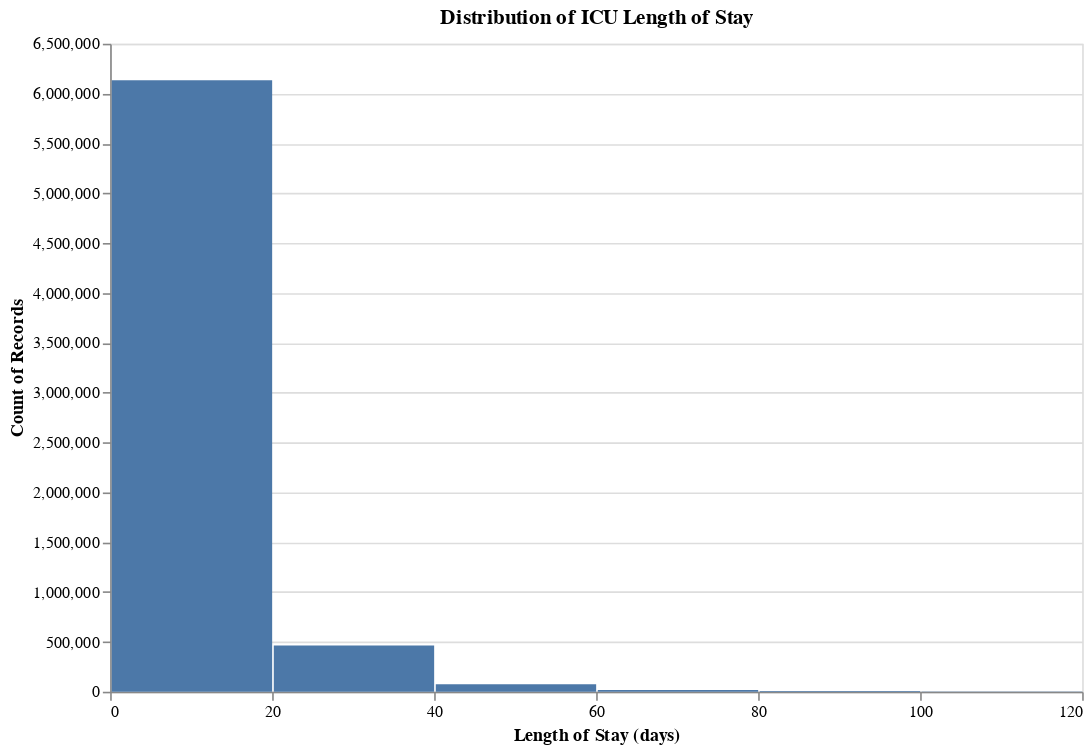

The notebook cell saved with this chart:
### Code cell
import altair as alt
import duckdb
import pyarrow.dataset as ds
import pyarrow as pa
import pyarrow.parquet as pq
import pandas as pd

alt.data_transformers.enable("vegafusion")

# Load the parquet files into DuckDB
duckdb.sql("INSTALL httpfs;")
duckdb.sql("LOAD httpfs;")

parquet_files = [
    'procedures_icd.parquet',
    'diagnoses_icd.parquet',
    'd_icd_procedures.parquet',
    'd_icd_diagnoses.parquet',
    'icu_icustays.parquet'
]

for pfile in parquet_files:
    duckdb.sql(f"CREATE VIEW {pfile.split('/')[-1].split('.')[0]} AS SELECT * FROM parquet_scan('{pfile}')")

# Query the data
df = duckdb.sql("""
SELECT 
    i.hadm_id,
    ROUND(i.los) AS los_days,
    dp.icd_code AS procedure_icd_code,
    dp.long_title AS procedure_description,
    dd.icd_code AS diagnosis_icd_code,  
    dd.long_title AS diagnosis_description
FROM icu_icustays i
LEFT JOIN procedures_icd p ON i.hadm_id = p.hadm_id
LEFT JOIN d_icd_procedures dp ON p.icd_code = dp.icd_code
LEFT JOIN diagnoses_icd d ON i.hadm_id = d.hadm_id
LEFT JOIN d_icd_diagnoses dd ON d.icd_code = dd.icd_code
""").df()

# Create the histogram
histogram = alt.Chart(df).mark_bar().encode(
    alt.X("los_days:Q", bin=True, title="Length of Stay (days)"),
    y='count()',
    # tooltip=['procedure_description', 'diagnosis_description']
).properties(
    title='Distribution of ICU Length of Stay',
    width=600,
    height=400
)

histogram

### Figure 1 — Vega specification as saved in the notebook (floating-point values rounded to 4 significant figures)
{"$schema": "https://vega.github.io/schema/vega/v5.json", "data": [{"name": "source_0", "values": [{"__count": 6132654, "bin_maxbins_10_los_days": 0.0, "bin_maxbins_10_los_days_end": 20.0}, {"__count": 464420, "bin_maxbins_10_los_days": 20.0, "bin_maxbins_10_los_days_end": 40.0}, {"__count": 74476, "bin_maxbins_10_los_days": 40.0, "bin_maxbins_10_los_days_end": 60.0}, {"__count": 6787, "bin_maxbins_10_los_days": 80.0, "bin_maxbins_10_los_days_end": 100.0}, {"__count": 16941, "bin_maxbins_10_los_days": 60.0, "bin_maxbins_10_los_days_end": 80.0}, {"__count": 2697, "bin_maxbins_10_los_days": 100.0, "bin_maxbins_10_los_days_end": 120.0}]}, {"name": "source_0_y_domain___count", "values": [{"min": 2697, "max": 6132654}]}], "signals": [{"name": "bin_maxbins_10_los_days_bins", "value": {"fields": ["los_days"], "fname": "bin_los_days", "start": 0.0, "step": 20.0, "stop": 120.0}}], "marks": [{"type": "rect", "name": "marks", "from": {"data": "source_0"}, "encode": {"update": {"y2": {"value": 0, "scale": "y"}, "x2": {"field": "bin_maxbins_10_los_days", "scale": "x", "offset": {"signal": "0.5 + (abs(scale(\"x\", datum[\"bin_maxbins_10_los_days_end\"]) - scale(\"x\", datum[\"bin_maxbins_10_los_days\"])) < 0.25 ? -0.5 * (0.25 - (abs(scale(\"x\", datum[\"bin_maxbins_10_los_days_end\"]) - scale(\"x\", datum[\"bin_maxbins_10_los_days\"])))) : 0.5)"}}, "fill": {"value": "#4c78a8"}, "x": {"field": "bin_maxbins_10_los_days_end", "scale": "x", "offset": {"signal": "0.5 + (abs(scale(\"x\", datum[\"bin_maxbins_10_los_days_end\"]) - scale(\"x\", datum[\"bin_maxbins_10_los_days\"])) < 0.25 ? 0.5 * (0.25 - (abs(scale(\"x\", datum[\"bin_maxbins_10_los_days_end\"]) - scale(\"x\", datum[\"bin_maxbins_10_los_days\"])))) : -0.5)"}}, "y": {"field": "__count", "scale": "y"}}}, "style": ["bar"]}], "scales": [{"name": "x", "type": "linear", "domain": {"signal": "[bin_maxbins_10_los_days_bins.start, bin_maxbins_10_los_days_bins.stop]"}, "range": [0, {"signal": "width"}], "bins": {"signal": "bin_maxbins_10_los_days_bins"}, "zero": false}, {"name": "y", "type": "linear", "domain": [{"signal": "(data(\"source_0_y_domain___count\")[0] || {}).min"}, {"signal": "(data(\"source_0_y_domain___count\")[0] || {}).max"}], "range": [{"signal": "height"}, 0], "nice": true, "zero": true}], "axes": [{"scale": "y", "zindex": 0, "aria": false, "maxExtent": 0, "labels": false, "domain": false, "gridScale": "x", "ticks": false, "tickCount": {"signal": "ceil(height/40)"}, "minExtent": 0, "grid": true, "orient": "left"}, {"scale": "x", "labelFlush": true, "labelOverlap": true, "orient": "bottom", "title": "Length of Stay (days)", "tickCount": {"signal": "ceil(width/10)"}, "grid": false, "zindex": 0}, {"scale": "y", "title": "Count of Records", "orient": "left", "grid": false, "labelOverlap": true, "tickCount": {"signal": "ceil(height/40)"}, "zindex": 0}], "title": {"text": "Distribution of ICU Length of Stay", "frame": "group"}, "background": "white", "style": "cell", "width": 600, "height": 400, "padding": 5}
